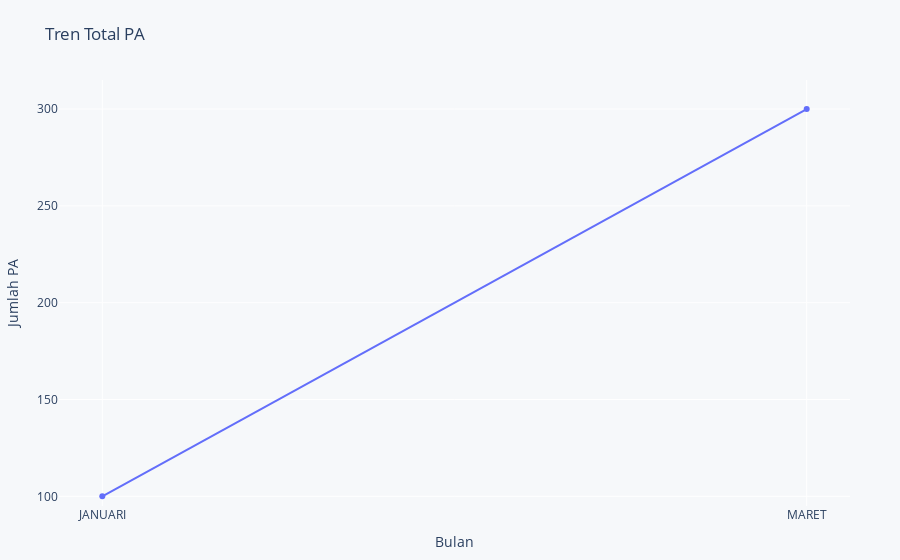

Notebook source saved alongside this figure:
### Code cell
import polars as pl
import plotly.express as px

# Data contoh
data_mix = pl.DataFrame({
    "KABUPATEN": ["KAB_A", "KAB_B", "KAB_A"],
    "KECAMATAN": ["KEC_X", "KEC_Y", "KEC_X"],
    "KELURAHAN": ["DES_1", "DES_2", "DES_1"],
    "BULAN": ["JANUARI", "FEBRUARI", "MARET"],
    "PROVINSI": ["PROV_A", "PROV_A", "PROV_A"],
    "PA": [100, 200, 300]
})

# Filter input
filter_kabupaten = ["KAB_A"]
filter_kecamatan = ["KEC_X"]
filter_desa = ["DES_1"]
filter_bulan = "MARET"

# Fungsi untuk menghasilkan daftar bulan hingga bulan tertentu
def bulan_hingga(bulan_akhir):
    bulan_order = {
        'JANUARI': 1,
        'FEBRUARI': 2,
        'MARET': 3,
        'APRIL': 4,
        'MEI': 5,
        'JUNI': 6,
        'JULI': 7,
        'AGUSTUS': 8,
        'SEPTEMBER': 9,
        'OKTOBER': 10,
        'NOVEMBER': 11,
        'DESEMBER': 12
    }
    return [bulan for bulan, num in bulan_order.items() if num <= bulan_order[bulan_akhir]]

# Agregasi data
aggregated = data_mix.filter(
    pl.col("KABUPATEN").is_in(filter_kabupaten),
    pl.col("KECAMATAN").is_in(filter_kecamatan),
    pl.col("KELURAHAN").is_in(filter_desa),
    pl.col("BULAN").is_in(bulan_hingga(filter_bulan))
).group_by(
    'PROVINSI', 'BULAN'
).agg([
    pl.col("PA").sum()
])

# Mengurutkan bulan sesuai urutan kronologis
month_order = {
    'JANUARI': 1,
    'FEBRUARI': 2,
    'MARET': 3,
    'APRIL': 4,
    'MEI': 5,
    'JUNI': 6,
    'JULI': 7,
    'AGUSTUS': 8,
    'SEPTEMBER': 9,
    'OKTOBER': 10,
    'NOVEMBER': 11,
    'DESEMBER': 12
}

aggregated = aggregated.with_columns(
    pl.col("BULAN").replace(month_order).alias("month_num")
).sort("month_num").drop("month_num")

# Hitung nilai minimum untuk sumbu Y (Januari - 10%)
januari_data = aggregated.filter(pl.col("BULAN") == "JANUARI")
if januari_data.height > 0:  # Pastikan ada data untuk Januari
    nilai_januari = januari_data["PA"][0]
    y_min = nilai_januari - (nilai_januari * 0.05)  # Januari - 10%
else:
    y_min = 0  # Default jika tidak ada data Januari

max_value = aggregated["PA"].max() * 1.05

# Konversi ke Pandas untuk Plotly
aggregated_pd = aggregated.to_pandas()

# Buat grafik dengan Plotly
fig = px.line(
    aggregated_pd,  # Gunakan DataFrame Pandas
    x="BULAN",
    y="PA",
    title="Tren Total PA",
    labels={"BULAN": "Bulan", "PA": "Jumlah PA"},
    markers=True  # Menambahkan dot (marker) di setiap titik
)

# Update y-axis
fig.update_yaxes(
    range=[y_min, max_value],
    tickformat=",.0f"  # Format angka tanpa desimal, dengan pemisah ribuan
)

# Update layout
fig.update_layout(
    showlegend=False,
    paper_bgcolor="#f6f8fa",
    plot_bgcolor="#f6f8fa",
    margin=dict(l=50, r=50, t=80, b=50)  # Padding: kiri, kanan, atas, bawah
)

# Update tooltip
fig.update_traces(
    hovertemplate="Bulan = %{x}<br>Jumlah PA = %{y:,.0f}"  # Format angka dengan pemisah ribuan
)

# Tampilkan grafik
fig.show()

### Figure 1 — Plotly figure (JSON) as saved in the notebook; plotly's stock layout.template omitted (floating-point values rounded to 4 significant figures)
{"data": [{"hovertemplate": "Bulan = %{x}<br>Jumlah PA = %{y:,.0f}", "legendgroup": "", "line": {"color": "#636efa", "dash": "solid"}, "marker": {"symbol": "circle"}, "mode": "lines+markers", "name": "", "orientation": "v", "showlegend": false, "type": "scatter", "x": ["JANUARI", "MARET"], "xaxis": "x", "y": [100, 300], "yaxis": "y"}], "layout": {"legend": {"tracegroupgap": 0}, "margin": {"b": 50, "l": 50, "r": 50, "t": 80}, "paper_bgcolor": "#f6f8fa", "plot_bgcolor": "#f6f8fa", "showlegend": false, "title": {"text": "Tren Total PA"}, "xaxis": {"anchor": "y", "domain": [0, 1], "title": {"text": "Bulan"}}, "yaxis": {"anchor": "x", "domain": [0, 1], "range": [95, 315], "tickformat": ",.0f", "title": {"text": "Jumlah PA"}}}}
